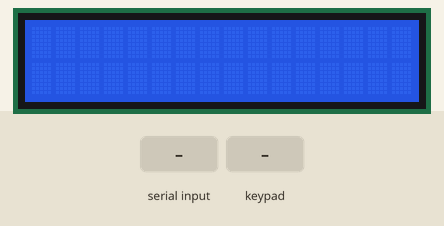
Recording of a sketch running on a simulated ESP32. On the bench: 16×2 character LCD. Inputs (shaded band) come from the test bench. The modem accepts every AT command (registered, SIM ready, sends succeed) and sends nothing else; what the sketch prints to the serial monitor is not drawn.

Above: at 1.3 s.
1.4 s: "+CREG: 0-1" received over the second serial link
At 2.8 s:
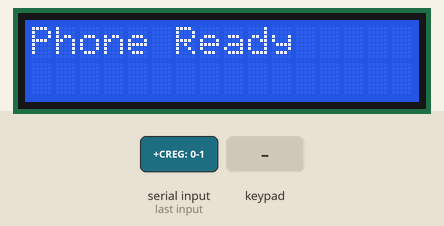
3.9 s: keypad keys 2 3 1 3 1 2 1 4 # pressed 0.4 s apart
At 7.8 s:
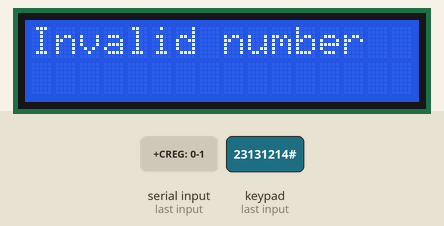
9.0 s: "NO CARRIER" received over the second serial link
At 10.8 s:
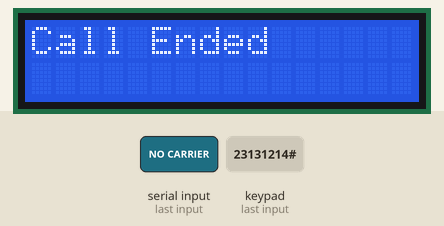
12.0 s: key 'D' pressed
At 12.9 s:
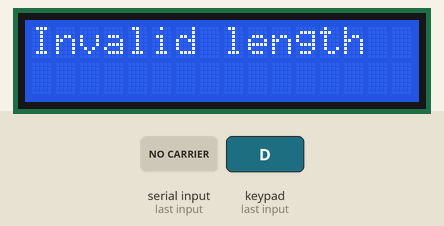
15.0 s: "RING" received over the second serial link
At 16.9 s:
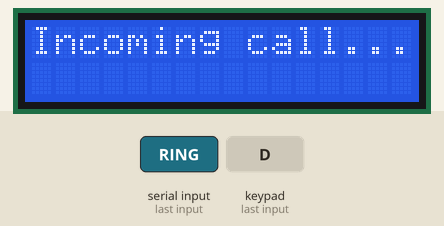
17.5 s: key 'A' pressed
At 18.3 s:
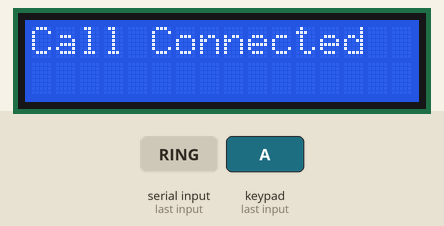
Timing chart, 0 to 20.0 s (numbered marks = the images above; inputs shaded):
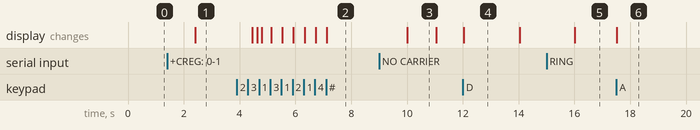

The sketch:

SIM800L_Call_And_Answer_Call.ino
```cpp
/*
 * Last Updated: 26/08/2025
 *
 * This program implements a simple GSM phone interface using the SIM800L module,
 * a 4x4 matrix keypad, and a 16x2 I2C LCD. It allows the user to make and receive calls
 * in a phone-like manner.
 *
 *  How it works:
 *   - On startup, checks SIM800L network registration.
 *     If connected: displays "Phone Ready", then "Enter Number:".
 *     If not connected: displays "No Network" and keeps retrying.
 *
 *   - Number entry:
 *       * Digits (0–9) are appended and shown on the LCD.
 *       * Key 'C' deletes the last entered digit (backspace).
 *       * Key 'D' initiates a call (only if exactly 11 digits are entered).
 *       * Any other key ('*', '#', 'A', 'B') during number entry is Invalid
 *
 *   - Outgoing calls:
 *       * Dialed the entered phone number with key 'D'.
 *       * Key 'C' ends the call.
 *
 *   - Incoming calls:
 *       * The system continuously checks for "RING" from the SIM800L.
 *       * LCD displays "Incoming call...".
 *       * Key 'A' answers the call.
 *       * Key 'C' rejects the call.
 *
 *   - Call status:
 *       * If the call is ended by the user (with key 'C') or remotely by the caller,
 *         LCD shows "Call Ended" briefly, then resets.
 *
 * Hardware Connections:
 *  SIM800L GSM Module:
 *    SIM800L TX = ESP32 Pin 16 (RX2)
 *    SIM800L RX = ESP32 Pin 17 (TX2)
 *
 *  16x2 I2C LCD:
 *    I2C Address = 0x27
 *    Connect SDA and SCL to ESP32 I2C pins (A4 and A5 respectively)
 *
 *  4x4 Matrix Keypad:
 *    Row Pins = ESP32 Pins 23, 13, 12, 14
 *    Column Pins = ESP32 Pins 27, 26, 25, 33
 */

#include <LiquidCrystal_I2C.h>
#include <Keypad.h>

// SIM800L communication pin
#define SIM_RX 16
#define SIM_TX 17

//  Using ESP32 UART2
HardwareSerial sim800l(2);
// LCD setup
LiquidCrystal_I2C lcd(0x27, 16, 2);

// 4x4 Keypad setup
const byte ROWS = 4;
const byte COLS = 4;
char keys[ROWS][COLS] = {
  { '1', '2', '3', 'A' },
  { '4', '5', '6', 'B' },
  { '7', '8', '9', 'C' },
  { '*', '0', '#', 'D' }
};
byte rowPins[ROWS] = { 23, 13, 12, 14};
byte colPins[COLS] = { 27, 26, 25, 33};
Keypad keypad = Keypad(makeKeymap(keys), rowPins, colPins, ROWS, COLS);

String phoneNumber = "";
bool callInProgress = false;
bool ringing = false;
unsigned long msgTimer = 0;

// Fucntion Prototypes
void showEnterNumber();                          // Displays the entered phone number
void showTempMessage(String msg, int duration);  // Displays messages on the LCD
void checkNetwork();                             // Checks if the SIM800L module is connected to the network
void makeCall();                                 // Handles the making of calls
void hangUpCall();                               // Hangs up current call
void answerCall();                               // Handles the answering of calls
void handleKeyPress(char key);                   // Handles the keypad inputs
void handleSim800l();                            // Handles all the SIM800L functionalities

void setup() {
  Serial.begin(115200);  // ESP32 Serial Monitor
  sim800l.begin(9600, SERIAL_8N1, SIM_RX, SIM_TX);  // SIM800L baud rate

  lcd.init();
  lcd.backlight();

  // Keep checking until network is ready
  while (true) {
    sim800l.println("AT+CREG?");
    delay(500);

    if (sim800l.available()) {
      String resp = sim800l.readString();
      Serial.println(resp);  // debug

      if (resp.indexOf("+CREG: 0-1") != -1 || resp.indexOf("+CREG: 0-5") != -1) {
        lcd.clear();
        lcd.print("Phone Ready");
        delay(2000);
        showEnterNumber();
        break;  // exit while loop
      }

      else {
        lcd.clear();
        lcd.print("No Network");
        lcd.setCursor(0, 1);
        lcd.print("Connecting...");
        delay(1000);
      }
    }
  }  // end while
}  // end setup()

void loop() {
  // Get the key that is pressed
  char key = keypad.getKey();

  if (key) {
    handleKeyPress(key);
  }

  if (sim800l.available()) {
    handleSim800l();
  }

  // clear temporary messages after 2s
  if (msgTimer > 0 && millis() - msgTimer > 2000) {
    msgTimer = 0;
    showEnterNumber();
  }
}  // end main loop

void showEnterNumber() {
  lcd.clear();
  lcd.setCursor(0, 0);
  lcd.print("Enter Number:");
  lcd.setCursor(0, 1);
  lcd.print(phoneNumber);
}  // end showEnterNumber()

void showTempMessage(String msg, int duration = 2000) {
  lcd.clear();
  lcd.print(msg);
  msgTimer = millis();  // auto clear after duration
}  // end showTempMessage()

void checkNetwork() {
  sim800l.println("AT+CREG?");
  delay(500);
  if (sim800l.available()) {
    String resp = sim800l.readString();
    if (resp.indexOf("+CREG: 0,1") != -1 || resp.indexOf("+CREG: 0,5") != -1) {
      lcd.clear();
      lcd.print("Phone Ready");
      delay(2000);
      showEnterNumber();
    }

    else {
      lcd.clear();
      lcd.print("No Network");
      delay(2000);
      checkNetwork();  // recursion (retry)
    }
  }
}  // end checkNetwork()

void makeCall() {
  lcd.clear();
  lcd.print("Calling...");
  lcd.setCursor(0, 1);
  lcd.print(phoneNumber);
  sim800l.println("ATD" + phoneNumber + ";");
  callInProgress = true;
}  // end makeCall()

void hangUpCall() {
  sim800l.println("ATH");
  lcd.clear();
  lcd.print("Call Ended");
  delay(1000);
  callInProgress = false;
  phoneNumber = "";
  showEnterNumber();
}  // end hangUpCall()

void answerCall() {
  sim800l.println("ATA");
  lcd.clear();
  lcd.print("Call Connected");
  callInProgress = true;
  ringing = false;
}  // end answerCall()

void handleKeyPress(char key) {
  if (!callInProgress && !ringing) {
    if (isdigit(key)) {
      if (phoneNumber.length() < 11) {
        phoneNumber += key;
      }
      showEnterNumber();
    }

    else if (key == 'C') {  // backspace
      if (phoneNumber.length() > 0) {
        phoneNumber.remove(phoneNumber.length() - 1);
      }
      showEnterNumber();
    }

    else if (key == 'D') {  // dial the number
      if (phoneNumber.length() == 11) {
        makeCall();
      }

      else {
        showTempMessage("Invalid length");
      }
    }

    else {  // any other key = invalid
      phoneNumber = "";
      showTempMessage("Invalid number");
    }
  }

  else if (ringing) {
    if (key == 'A') {
      answerCall();
    }

    else if (key == 'C') {
      hangUpCall();
      ringing = false;
    }
  }

  else if (callInProgress) {
    if (key == 'C') hangUpCall();
  }
}  // end handleKeyPress()

void handleSim800l() {
  String resp = sim800l.readString();
  resp.trim();
  Serial.println(resp);

  if (resp.indexOf("RING") != -1) {
    ringing = true;
    lcd.clear();
    lcd.print("Incoming call...");
  }

  else if (resp.indexOf("NO CARRIER") != -1) {
    // call ended by the caller
    callInProgress = false;
    ringing = false;
    lcd.clear();
    lcd.print("Call Ended");
    delay(1000);
    phoneNumber = "";
    showEnterNumber();
  }
}  // end handleSim800l()
```

Measured:
- after the input at 1.4 s, the display: changes after 1.0 s (image 1)
- after the input at 3.9 s, the display: first changes after 0.55 s (image 2 shows a later state)
- after the input at 9.0 s, the display: changes after 1.0 s (image 3)
- after the input at 12.0 s, the display: changes at once (image 4)
- after the input at 15.0 s, the display: changes after 1.0 s (image 5)
- after the input at 17.5 s, the display: changes at once (image 6)
- what the display in image 3 shows lasts 1.0 s, from 10.0 s to 11.0 s
